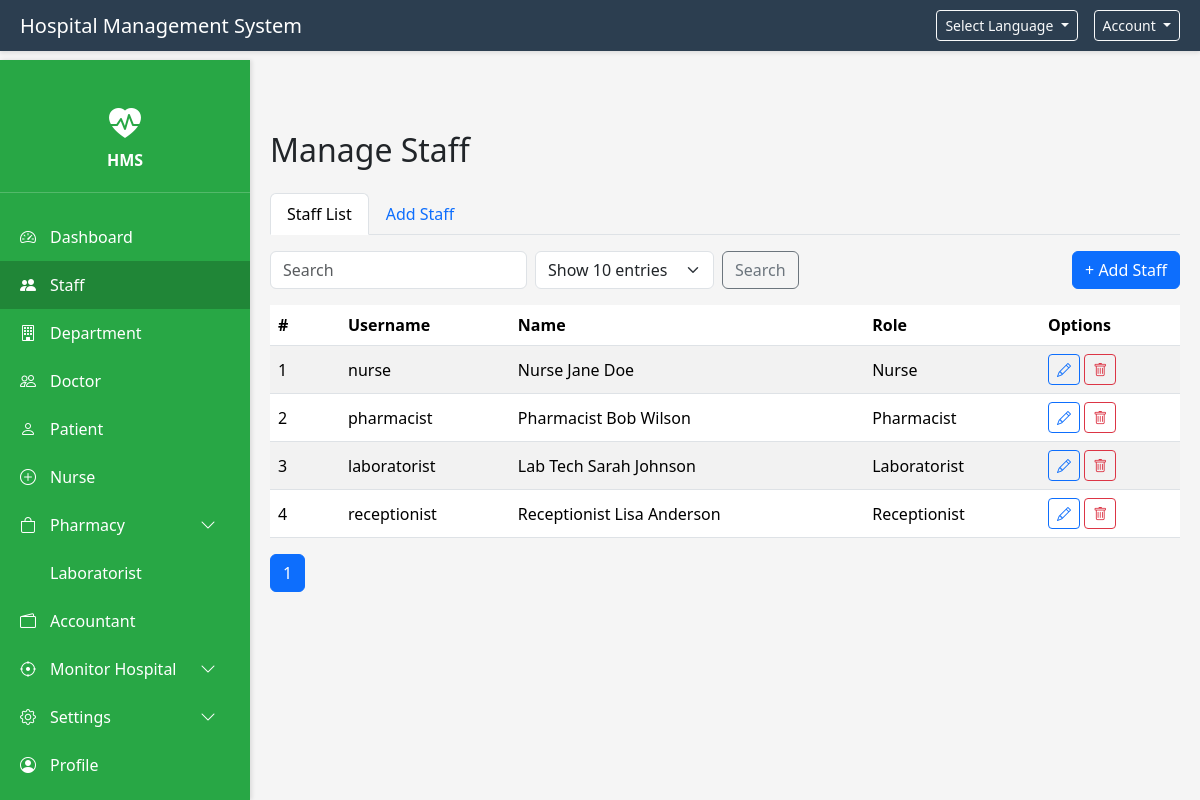
/public/staff/index.php (signed in), run on the app's committed database.
### tables this page shows
CREATE TABLE IF NOT EXISTS users (
	id INT AUTO_INCREMENT PRIMARY KEY,
	username VARCHAR(64) NOT NULL UNIQUE,
	name VARCHAR(100) NOT NULL,
	password_hash VARCHAR(255) NOT NULL,
	account_type ENUM('Admin', 'Doctor', 'Patient', 'Nurse', 'Pharmacist', 'Laboratorist', 'Accountant', 'Receptionist') NOT NULL DEFAULT 'Admin',
	created_at TIMESTAMP DEFAULT CURRENT_TIMESTAMP
);

### includes/lang.php (called while the page is built, shortened)
<?php
$default_lang = 'en';
$current_lang = $_SESSION['lang'] ?? $default_lang;
function t($key, $lang = null) {
    global $translations, $current_lang;
    $lang = $lang ?? $current_lang;
    if (isset($translations[$lang][$key])) {
        return $translations[$lang][$key];
    }
    return $key;
}
function get_current_lang() {
    global $current_lang;
    return $current_lang;
}

### config.php (called while the page is built, shortened)
<?php
function sanitize($value) {
	return htmlspecialchars((string)$value, ENT_QUOTES, 'UTF-8');
}
function get($key, $default = null) {
    return isset($_GET[$key]) ? trim((string)$_GET[$key]) : $default;
}

### public/staff/index.php (the view, shortened to what this page needs)
<?php
require_once __DIR__ . '/../../config.php';
$db = get_db_connection();
$allowed_roles = ['Nurse','Receptionist','Pharmacist','Laboratorist'];
try { if (!$db->query("SHOW COLUMNS FROM users LIKE 'license_number'" )->fetch()) { $db->exec("ALTER TABLE users ADD COLUMN license_number VARCHAR(100) NULL"); } } catch (Throwable $e) {}
try { if (!$db->query("SHOW COLUMNS FROM users LIKE 'certification'" )->fetch()) { $db->exec("ALTER TABLE users ADD COLUMN certification VARCHAR(150) NULL"); } } catch (Throwable $e) {}
try { if (!$db->query("SHOW COLUMNS FROM users LIKE 'shift'" )->fetch()) { $db->exec("ALTER TABLE users ADD COLUMN shift VARCHAR(50) NULL"); } } catch (Throwable $e) {}
try { if (!$db->query("SHOW COLUMNS FROM users LIKE 'desk_number'" )->fetch()) { $db->exec("ALTER TABLE users ADD COLUMN desk_number VARCHAR(50) NULL"); } } catch (Throwable $e) {}
try { if (!$db->query("SHOW COLUMNS FROM users LIKE 'specialty_area'" )->fetch()) { $db->exec("ALTER TABLE users ADD COLUMN specialty_area VARCHAR(150) NULL"); } } catch (Throwable $e) {}
$q = (string)get('q', '');
$limit = (int)get('limit', 10);
$page = max(1, (int)get('page', 1));
$offset = ($page - 1) * $limit;
$placeholders = implode(',', array_fill(0, count($allowed_roles), '?'));
$params = $allowed_roles;
$where = '';
$count_sql = "SELECT COUNT(*) AS c FROM users WHERE account_type IN ($placeholders)" . ($where ? $where : '');
$stmt = $db->prepare($count_sql);
$stmt->execute($params);
$total = (int)$stmt->fetch()['c'];
$list_sql = "SELECT id, username, name, account_type FROM users WHERE account_type IN ($placeholders)" . ($where ? $where : '') . " ORDER BY account_type, name LIMIT " . (int)$limit . " OFFSET " . (int)$offset;
$stmt = $db->prepare($list_sql);
$stmt->execute($params);
$users = $stmt->fetchAll();
$edit_row = null;
include __DIR__ . '/../../includes/admin-header.php';
?>
	<h2 class="mb-4">Manage Staff</h2>
	<ul class="nav nav-tabs mb-3" role="tablist">
		<li class="nav-item" role="presentation">
			<button class="nav-link <?php echo $edit_row ? '' : 'active'; ?>" data-bs-toggle="tab" data-bs-target="#tab-list" type="button" role="tab">Staff List</button>
		</li>
		<li class="nav-item" role="presentation">
			<button class="nav-link <?php echo $edit_row ? '' : ''; ?>" data-bs-toggle="tab" data-bs-target="#tab-add" type="button" role="tab">Add Staff</button>
		</li>
	</ul>
	<div class="tab-content">
		<div class="tab-pane fade <?php echo $edit_row ? '' : 'show active'; ?>" id="tab-list" role="tabpanel">
			<div class="d-flex justify-content-between align-items-center mb-3">
				<form class="row g-2" method="get">
					<div class="col-auto">
						<input type="text" class="form-control" name="q" placeholder="Search" value="<?php echo sanitize($q); ?>">
					</div>
					<div class="col-auto">
						<select name="limit" class="form-select" onchange="this.form.submit()">
							<?php foreach ([10,25,50,100] as $n) { ?>
								<option value="<?php echo $n; ?>" <?php echo $limit===$n?'selected':''; ?>>Show <?php echo $n; ?> entries</option>
							<?php } ?>
						</select>
					</div>
					<div class="col-auto">
						<button class="btn btn-outline-secondary">Search</button>
					</div>
				</form>
				<a href="#tab-add" class="btn btn-primary" data-bs-toggle="tab">+ Add Staff</a>
			</div>
			<div class="table-responsive">
				<table class="table table-striped align-middle">
					<thead>
						<tr>
							<th style="width:70px">#</th>
							<th>Username</th>
							<th>Name</th>
							<th>Role</th>
							<th style="width:140px">Options</th>
						</tr>
					</thead>
					<tbody>
						<?php $i = $offset + 1; foreach ($users as $u) { ?>
						<tr>
							<td><?php echo $i++; ?></td>
							<td><?php echo sanitize($u['username']); ?></td>
							<td><?php echo sanitize($u['name']); ?></td>
							<td><?php echo sanitize($u['account_type']); ?></td>
							<td>
								<a class="btn btn-sm btn-outline-primary" href="/hms/public/staff/index.php?edit=<?php echo (int)$u['id']; ?>"><i class="bi bi-pencil"></i></a>
								<form action="/hms/public/staff/index.php" method="post" class="d-inline" onsubmit="return confirm('Delete this staff account?');">
									<button class="btn btn-sm btn-outline-danger" type="submit"><i class="bi bi-trash"></i></button>
								</form>
							</td>
						</tr>
						<?php } ?>
					</tbody>
				</table>
			</div>
			<?php $total_pages = max(1, (int)ceil($total / $limit)); ?>
			<nav>
				<ul class="pagination">
					<?php for ($p = 1; $p <= $total_pages; $p++) { $active = $p === $page ? 'active' : ''; ?>
						<li class="page-item <?php echo $active; ?>">
							<a class="page-link" href="?q=<?php echo urlencode($q); ?>&limit=<?php echo (int)$limit; ?>&page=<?php echo (int)$p; ?>"><?php echo (int)$p; ?></a>
						</li>
					<?php } ?>
				</ul>
			</nav>
		</div>
	</div>
<?php include __DIR__ . '/../../includes/admin-footer.php'; ?>

### includes/admin-header.php (shortened to what this page needs)
<?php
require_once __DIR__ . '/../config.php';
require_once __DIR__ . '/lang.php';
?><!doctype html>
<html lang="<?php echo get_current_lang(); ?>">
<head>
	<link href="https://cdn.jsdelivr.net/npm/bootstrap@5.3.3/dist/css/bootstrap.min.css" rel="stylesheet">
	<link href="https://cdn.jsdelivr.net/npm/bootstrap-icons@1.11.0/font/bootstrap-icons.css" rel="stylesheet">
	<link href="/hms/public/assets/css/styles.css" rel="stylesheet">
</head>
<body>
	<nav class="top-navbar d-flex justify-content-between align-items-center">
		<div>
			<h5 class="mb-0"><?php echo t('hospital_management_system'); ?></h5>
		</div>
		<div class="d-flex align-items-center gap-3">
			<div class="dropdown">
				<button class="btn btn-sm btn-outline-light dropdown-toggle" type="button" data-bs-toggle="dropdown">
					<?php echo t('select_language'); ?>
				</button>
			</div>
			<div class="dropdown">
				<button class="btn btn-sm btn-outline-light dropdown-toggle" type="button" data-bs-toggle="dropdown">
					<?php echo t('account'); ?>
				</button>
			</div>
		</div>
	</nav>
	<div class="sidebar">
		<div class="logo">
			<i class="bi bi-heart-pulse-fill"></i>
			<div><strong>HMS</strong></div>
		</div>
		<nav class="nav flex-column">
			<?php
			$current_url = $_SERVER['REQUEST_URI'] ?? '';
			$current_path = parse_url($current_url, PHP_URL_PATH);
			function is_active($href, $current_path) {
				$href_path = parse_url($href, PHP_URL_PATH);
				if ($current_path === $href_path) return true;
				if ($href_path === '/hms/public/pharmacy/index.php') {
					return strpos($current_path, '/hms/public/pharmacy/') === 0;
				}
				if ($href_path === '/hms/public/pharmacists/index.php') {
					return strpos($current_path, '/hms/public/pharmacists/') === 0;
				}
				if ($href_path === '/hms/public/nurses/index.php') {
					return strpos($current_path, '/hms/public/nurses/') === 0;
				}
				if ($href_path === '/hms/public/accountants/index.php') {
					return strpos($current_path, '/hms/public/accountants/') === 0;
				}
				if ($href_path === '/hms/public/laboratorists/index.php') {
					return strpos($current_path, '/hms/public/laboratorists/') === 0;
				}
				if ($href_path === '/hms/public/dashboard-pharmacist.php') {
					return $current_path === $href_path;
				}
				return strpos($current_path, $href_path) === 0;
			}
			$pharmacy_active = is_active('/hms/public/pharmacy/index.php', $current_path) ||
			                   is_active('/hms/public/pharmacists/index.php', $current_path) ||
			                   is_active('/hms/public/dashboard-pharmacist.php', $current_path) ||
			                   strpos($current_path, '/hms/public/pharmacy/') === 0;
			?>
            <a class="nav-link <?php echo is_active('/hms/public/dashboard-admin.php', $current_path) ? 'active' : ''; ?>" href="/hms/public/dashboard-admin.php">
                <i class="bi bi-speedometer2"></i> <?php echo t('dashboard'); ?>
            </a>
            <a class="nav-link <?php echo is_active('/hms/public/staff/index.php', $current_path) ? 'active' : ''; ?>" href="/hms/public/staff/index.php">
                <i class="bi bi-people-fill"></i> <?php echo t('staff'); ?>
            </a>
            <a class="nav-link <?php echo is_active('/hms/public/departments/index.php', $current_path) ? 'active' : ''; ?>" href="/hms/public/departments/index.php">
                <i class="bi bi-building"></i> <?php echo t('department'); ?>
            </a>
            <a class="nav-link <?php echo is_active('/hms/public/doctors/index.php', $current_path) ? 'active' : ''; ?>" href="/hms/public/doctors/index.php">
                <i class="bi bi-people"></i> <?php echo t('doctor'); ?>
            </a>
            <a class="nav-link <?php echo is_active('/hms/public/patients/index.php', $current_path) ? 'active' : ''; ?>" href="/hms/public/patients/index.php">
                <i class="bi bi-person"></i> <?php echo t('patient'); ?>
            </a>
            <a class="nav-link <?php echo is_active('/hms/public/nurses/index.php', $current_path) ? 'active' : ''; ?>" href="/hms/public/nurses/index.php">
                <i class="bi bi-plus-circle"></i> <?php echo t('nurse'); ?>
            </a>
            <a class="nav-link <?php echo $pharmacy_active ? 'active' : ''; ?>" href="#" data-bs-toggle="collapse" data-bs-target="#pharmacySubmenu" aria-expanded="<?php echo $pharmacy_active ? 'true' : 'false'; ?>">
                <i class="bi bi-bag"></i> <?php echo t('pharmacy'); ?> <i class="bi bi-chevron-down ms-auto"></i>
            </a>
            <a class="nav-link <?php echo is_active('/hms/public/laboratorists/index.php', $current_path) ? 'active' : ''; ?>" href="/hms/public/laboratorists/index.php">
                <i class="bi bi-flask"></i> <?php echo t('laboratorist'); ?>
            </a>
            <a class="nav-link <?php echo is_active('/hms/public/accountants/index.php', $current_path) ? 'active' : ''; ?>" href="/hms/public/accountants/index.php">
                <i class="bi bi-wallet2"></i> <?php echo t('accountant'); ?>
            </a>
            <a class="nav-link" href="#" data-bs-toggle="collapse" data-bs-target="#monitorSubmenu">
                <i class="bi bi-crosshair"></i> <?php echo t('monitor_hospital'); ?> <i class="bi bi-chevron-down ms-auto"></i>
            </a>
            <a class="nav-link" href="#" data-bs-toggle="collapse" data-bs-target="#settingsSubmenu">
                <i class="bi bi-gear"></i> <?php echo t('settings'); ?> <i class="bi bi-chevron-down ms-auto"></i>
            </a>
            <a class="nav-link" href="#">
                <i class="bi bi-person-circle"></i> <?php echo t('profile'); ?>
            </a>
		</nav>
	</div>
	<div class="main-content">

### includes/admin-footer.php (shortened to what this page needs)
	</div>
</body>
</html>

### public/assets/css/styles.css (style rules this page uses)
:root { --hms-primary: #0d6efd; }

### includes/admin-header.php (style rules this page uses)
body { background-color: #f5f5f5; }
.top-navbar { background-color: #2c3e50; color: white; padding: 10px 20px; box-shadow: 0 2px 4px rgba(0,0,0,0.1); }
.sidebar { background-color: #28a745; color: white; height: calc(100vh - 60px); width: 250px; position: fixed; left: 0; top: 60px; padding: 20px 0; box-shadow: 2px 0 4px rgba(0,0,0,0.1); overflow-y: auto; overflow-x: hidden; }
.sidebar .logo { padding: 20px; text-align: center; border-bottom: 1px solid rgba(255,255,255,0.2); margin-bottom: 20px; }
.sidebar .logo i { font-size: 2rem; margin-bottom: 10px; }
.sidebar .nav-link { color: white; padding: 12px 20px; display: flex; align-items: center; transition: background-color 0.3s; }
.sidebar .nav-link:hover, .sidebar .nav-link.active { background-color: rgba(0,0,0,0.2); color: white; }
.sidebar .nav-link i { margin-right: 10px; width: 20px; }
.sidebar .nav-link .ms-auto { margin-left: auto; }
.sidebar .nav-link[data-bs-toggle="collapse"] .bi-chevron-down { transition: transform 0.3s; }
.sidebar .nav-link.active { scroll-margin-top: 20px; }
.main-content { margin-left: 250px; padding: 20px; margin-top: 60px; }

### data on the page
users: username "nurse", name "Nurse Jane Doe", account_type "Nurse"
users: username "pharmacist", name "Pharmacist Bob Wilson", account_type "Pharmacist"
users: username "laboratorist", name "Lab Tech Sarah Johnson", account_type "Laboratorist"
users: username "receptionist", name "Receptionist Lisa Anderson", account_type "Receptionist"

### other printed values
t('hospital_management_system') "Hospital Management System"
t('select_language') "Select Language"
t('account') "Account"
t('dashboard') "Dashboard"
t('staff') "Staff"
t('department') "Department"
t('doctor') "Doctor"
t('patient') "Patient"
t('nurse') "Nurse"
t('pharmacy') "Pharmacy"
t('laboratorist') "Laboratorist"
t('accountant') "Accountant"
t('monitor_hospital') "Monitor Hospital"
t('settings') "Settings"
t('profile') "Profile"
